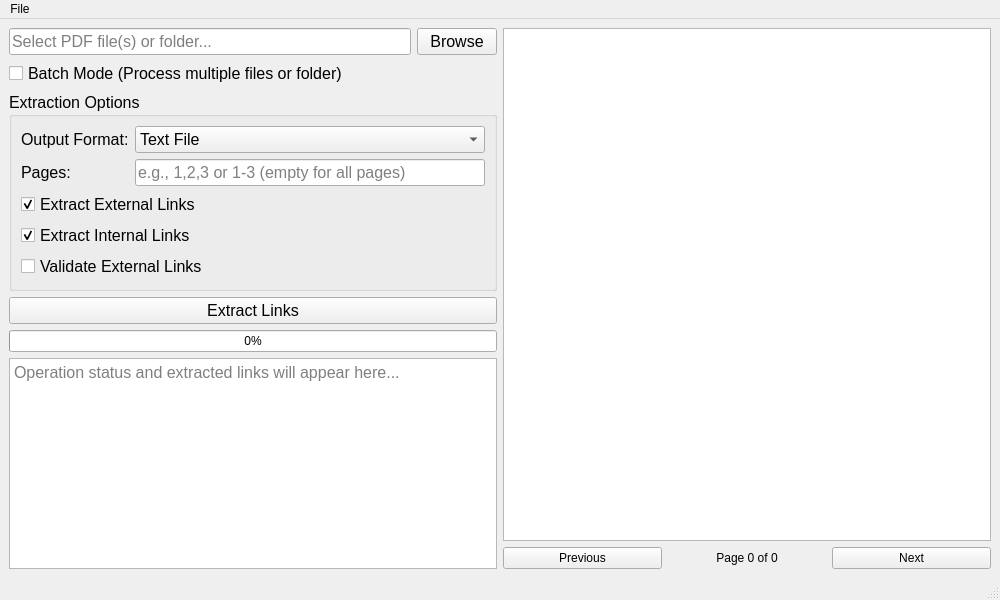
<?xml version="1.0" encoding="UTF-8"?>
<ui version="4.0">
 <class>MainWindow</class>
 <widget class="QMainWindow" name="MainWindow">
  <property name="geometry">
   <rect>
    <x>0</x>
    <y>0</y>
    <width>1000</width>
    <height>600</height>
   </rect>
  </property>
  <property name="windowTitle">
   <string>PDF Link Extractor</string>
  </property>
  <widget class="QWidget" name="centralwidget">
   <layout class="QHBoxLayout" name="horizontalLayout_3">
    <item>
     <layout class="QVBoxLayout" name="leftLayout">
      <item>
       <layout class="QHBoxLayout" name="horizontalLayout">
        <item>
         <widget class="QLineEdit" name="inputFileEdit">
          <property name="font">
           <font>
            <pointsize>12</pointsize>
           </font>
          </property>
          <property name="placeholderText">
           <string>Select PDF file(s) or folder...</string>
          </property>
          <property name="readOnly">
           <bool>true</bool>
          </property>
         </widget>
        </item>
        <item>
         <widget class="QPushButton" name="browseButton">
          <property name="font">
           <font>
            <pointsize>12</pointsize>
           </font>
          </property>
          <property name="text">
           <string>Browse</string>
          </property>
         </widget>
        </item>
       </layout>
      </item>
      <item>
       <widget class="QCheckBox" name="batchModeCheckbox">
        <property name="font">
         <font>
          <pointsize>12</pointsize>
         </font>
        </property>
        <property name="text">
         <string>Batch Mode (Process multiple files or folder)</string>
        </property>
       </widget>
      </item>
      <item>
       <widget class="QGroupBox" name="extractionOptionsGroup">
        <property name="font">
         <font>
          <pointsize>12</pointsize>
         </font>
        </property>
        <property name="title">
         <string>Extraction Options</string>
        </property>
        <layout class="QVBoxLayout" name="verticalLayout">
         <item>
          <layout class="QFormLayout" name="formLayout">
           <item row="0" column="0">
            <widget class="QLabel" name="outputFormatLabel">
             <property name="text">
              <string>Output Format:</string>
             </property>
            </widget>
           </item>
           <item row="0" column="1">
            <widget class="QComboBox" name="outputFormatCombo">
             <item>
              <property name="text">
               <string>Text File</string>
              </property>
             </item>
             <item>
              <property name="text">
               <string>CSV</string>
              </property>
             </item>
             <item>
              <property name="text">
               <string>JSON</string>
              </property>
             </item>
            </widget>
           </item>
           <item row="1" column="0">
            <widget class="QLabel" name="pagesLabel">
             <property name="text">
              <string>Pages:</string>
             </property>
            </widget>
           </item>
           <item row="1" column="1">
            <widget class="QLineEdit" name="pagesEdit">
             <property name="placeholderText">
              <string>e.g., 1,2,3 or 1-3 (empty for all pages)</string>
             </property>
            </widget>
           </item>
          </layout>
         </item>
         <item>
          <widget class="QCheckBox" name="externalLinksCheck">
           <property name="text">
            <string>Extract External Links</string>
           </property>
           <property name="checked">
            <bool>true</bool>
           </property>
          </widget>
         </item>
         <item>
          <widget class="QCheckBox" name="internalLinksCheck">
           <property name="text">
            <string>Extract Internal Links</string>
           </property>
           <property name="checked">
            <bool>true</bool>
           </property>
          </widget>
         </item>
         <item>
          <widget class="QCheckBox" name="validateLinksCheck">
           <property name="text">
            <string>Validate External Links</string>
           </property>
          </widget>
         </item>
        </layout>
       </widget>
      </item>
      <item>
       <widget class="QPushButton" name="extractButton">
        <property name="font">
         <font>
          <pointsize>12</pointsize>
         </font>
        </property>
        <property name="text">
         <string>Extract Links</string>
        </property>
       </widget>
      </item>
      <item>
       <widget class="QProgressBar" name="progressBar">
        <property name="value">
         <number>0</number>
        </property>
       </widget>
      </item>
      <item>
       <widget class="QTextEdit" name="outputText">
        <property name="font">
         <font>
          <pointsize>12</pointsize>
         </font>
        </property>
        <property name="readOnly">
         <bool>true</bool>
        </property>
        <property name="placeholderText">
         <string>Operation status and extracted links will appear here...</string>
        </property>
       </widget>
      </item>
     </layout>
    </item>
    <item>
     <layout class="QVBoxLayout" name="rightLayout">
      <item>
       <widget class="QGraphicsView" name="previewView">
        <property name="sizePolicy">
         <sizepolicy hsizetype="Expanding" vsizetype="Expanding">
          <horstretch>1</horstretch>
          <verstretch>0</verstretch>
         </sizepolicy>
        </property>
       </widget>
      </item>
      <item>
       <layout class="QHBoxLayout" name="navigationLayout">
        <item>
         <widget class="QPushButton" name="prevButton">
          <property name="text">
           <string>Previous</string>
          </property>
         </widget>
        </item>
        <item>
         <widget class="QLabel" name="pageLabel">
          <property name="text">
           <string>Page 0 of 0</string>
          </property>
          <property name="alignment">
           <set>Qt::AlignCenter</set>
          </property>
         </widget>
        </item>
        <item>
         <widget class="QPushButton" name="nextButton">
          <property name="text">
           <string>Next</string>
          </property>
         </widget>
        </item>
       </layout>
      </item>
     </layout>
    </item>
   </layout>
  </widget>
  <widget class="QMenuBar" name="menubar">
   <property name="geometry">
    <rect>
     <x>0</x>
     <y>0</y>
     <width>1000</width>
     <height>27</height>
    </rect>
   </property>
   <widget class="QMenu" name="menuFile">
    <property name="title">
     <string>File</string>
    </property>
    <addaction name="actionExit"/>
   </widget>
   <addaction name="menuFile"/>
  </widget>
  <widget class="QStatusBar" name="statusbar"/>
  <action name="actionExit">
   <property name="text">
    <string>Exit</string>
   </property>
   <property name="shortcut">
    <string>Ctrl+Q</string>
   </property>
  </action>
 </widget>
 <resources/>
 <connections/>
</ui>
